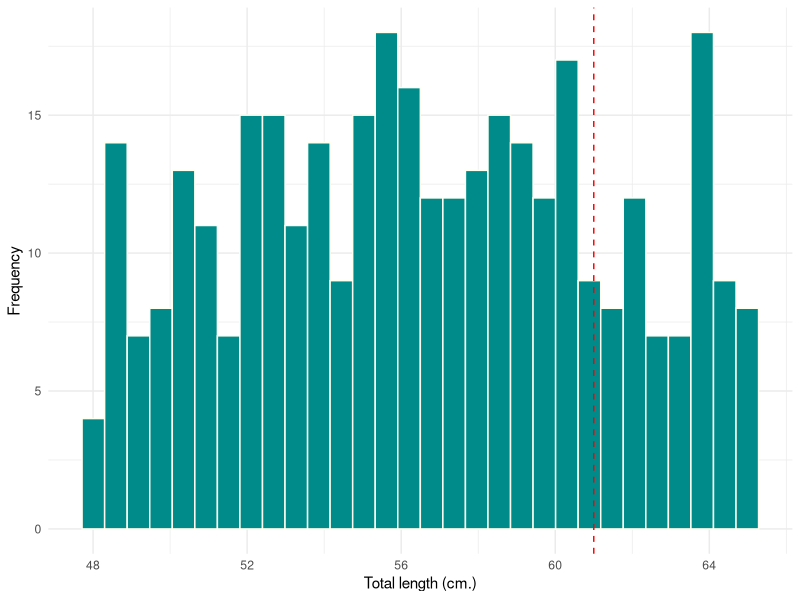
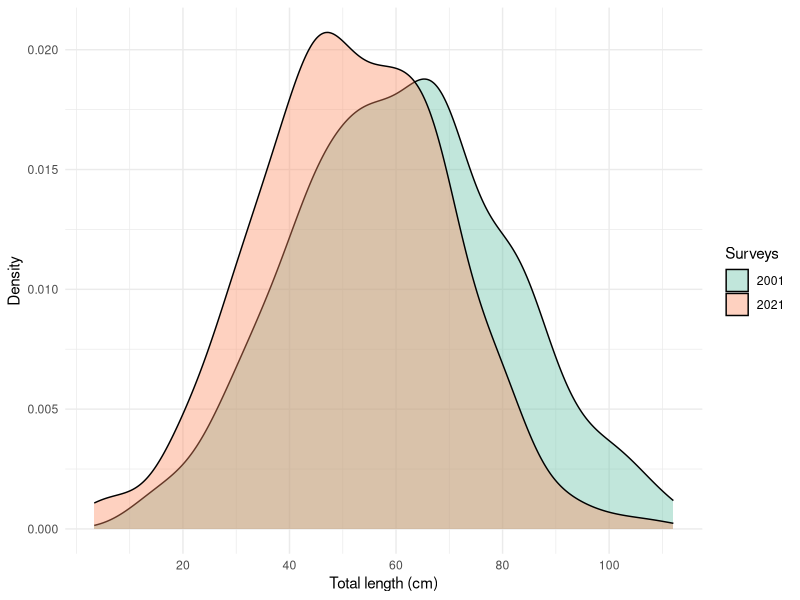

Generate these figures, in order, with R:
## ---- chunk 1
require(tidyverse)
require(patchwork)
require(magrittr)

## ---- chunk 2

sample = tibble::tibble(
  id = 1:350,
  tl = runif(n = 350, min = 48, max = 65)
)

sample

## ---- chunk 3
#| label: fig-hist
#| 
sample %>% 
  ggplot(aes(x = tl)) +
  geom_histogram(bins = 30, color = "ivory", fill = "cyan4")+
  geom_vline(xintercept = 61, linetype = 2, color = "red")+
  scale_x_continuous(name = "Total length (cm.)", breaks = seq(40,80,4)) +
  scale_y_continuous(name = "Frequency") +
  theme_minimal()
## ---- chunk 4
sample %$%
  t.test(x = tl, mu = 61, alternative = "less") 
## ---- chunk 5
sample %$%
  t.test(x = tl, mu = 61, alternative = "greater")
## ---- chunk 6
set.seed(1254)

sample2 = tibble::tibble(
  id = 1:350,
  tl21 = rnorm(n = 350,mean = 52, sd = 18),
  tl01 = rnorm(n = 350, mean = 61, sd = 20)
  
)

sample2

## ---- chunk 7
sample2 %>% 
  pivot_longer(cols = tl21:tl01) %>% 
  ggplot(aes(x = value, fill = name))+
  geom_density(position = "identity", alpha = .4)+
  scale_fill_brewer(name ="Surveys" ,palette = "Set2", label = c("2001", "2021"))+
  scale_x_continuous(name = "Total length (cm)", breaks = seq(20,150,20))+
  scale_y_continuous(name = "Density")+
  theme_minimal()
## ---- chunk 8
sample2 %$%
  t.test(x = tl21, y = tl01, alternative = "less") 
## ---- chunk 9
set.seed(1254)

sample3 = tibble::tibble(
  id = 1:50,
  before = rnorm(n = 50,mean = 52, sd = 12),
  after = before + rnorm(n = 50) %>% abs()
  
)

sample3


## ---- chunk 10

sample3 %$%
  t.test(x = before, y = after, paired = TRUE) 
